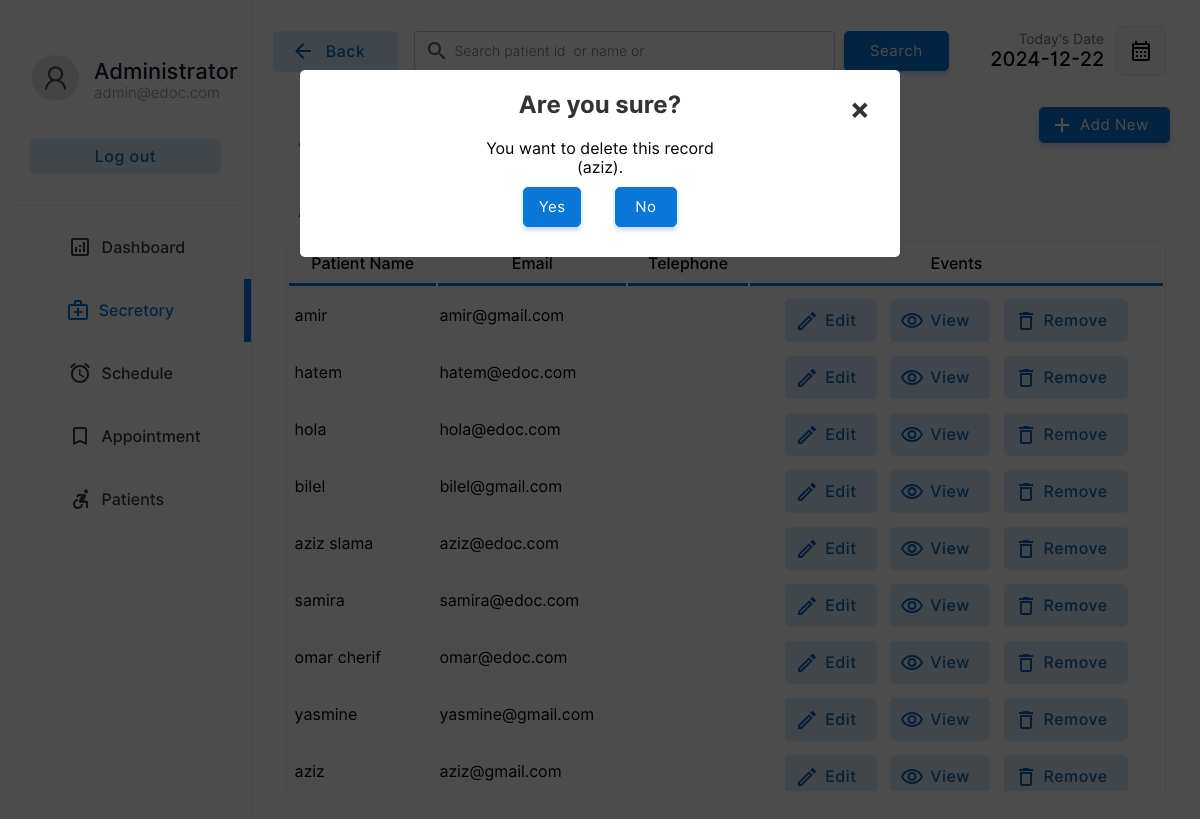
Screenshot of /secretary/secretary.php?action=drop&id=3&name=aziz (signed in) with the database file from the repository.
### tables this page shows
CREATE TABLE `patient` (
  `pid` int(11) NOT NULL,
  `pemail` varchar(255) DEFAULT NULL,
  `pname` varchar(255) DEFAULT NULL,
  `ppassword` varchar(255) DEFAULT NULL,
  `paddress` varchar(255) DEFAULT NULL,
  `pnic` varchar(15) DEFAULT NULL,
  `pdob` date DEFAULT NULL,
  `ptel` varchar(15) DEFAULT NULL,
  `region` varchar(255) NOT NULL,
  `cnss` varchar(255) NOT NULL
);

### secretary/secretary.php (the view, shortened to what the rows shown need)
<!DOCTYPE html>
<html lang="en">
<head>
    <link rel="stylesheet" href="../css/animations.css">
    <link rel="stylesheet" href="../css/main.css">
    <link rel="stylesheet" href="../css/admin.css">
</head>
<body>
    <?php
    include("../connection.php");
    ?>
        <div class="dash-body">
            <table border="0" width="100%" style=" border-spacing: 0;margin:0;padding:0;margin-top:25px; ">
                <?php
                    if($_POST){
                        $keyword=$_POST["search"];
                        $sqlmain= "select * from patient where pname='$keyword' or pname='$keyword' or pname like '$keyword%' or pname like '%$keyword' or pname like '%$keyword%'";
                    }else{
                        $sqlmain= "select * from patient order by pid desc";
                    }
                ?>
                <tr>
                   <td colspan="4">
                       <center>
                        <div class="abc scroll">
                        <table width="93%" class="sub-table scrolldown" border="0">
                        <thead>
                        <tr>
                                <th class="table-headin">
                                Patient Name
                                </th>
                                <th class="table-headin">
                                    Email
                                </th>
                                <th class="table-headin">
                                    Telephone
                                </th>
                                <th class="table-headin">
                                    Events
                                </tr>
                        </thead>
                        <tbody>
                            <?php
                                $result= $database->query($sqlmain);
                                if($result->num_rows==0){
                                    echo '<tr>
                                    <td colspan="4">
                                    <br><br><br><br>
                                    <center>
                                    <img src="../img/notfound.svg" width="25%">
                                    <br>
                                    <p class="heading-main12" style="margin-left: 45px;font-size:20px;color:rgb(49, 49, 49)">We  couldnt find anything related to your keywords !</p>
                                    <a class="non-style-link" href="patient.php"><button  class="login-btn btn-primary-soft btn"  style="display: flex;justify-content: center;align-items: center;margin-left:20px;">&nbsp; Show all Patients &nbsp;</font></button>
                                    </a>
                                    </center>
                                    <br><br><br><br>
                                    </td>
                                    </tr>';
                                }
                                else{
                                for ( $x=0; $x<$result->num_rows;$x++){
                                    $row=$result->fetch_assoc();
                                    $pid=$row["pid"];
                                    $pname=$row["pname"];
                                    $pemail=$row["pemail"];
                                    echo '<tr>
                                        <td> &nbsp;'.
                                        substr($pname,0,30)
                                        .'</td>
                                        <td>
                                        '.substr($pemail,0,20).'
                                        </td>
                                        <td>
                                            '.substr($ptel_pname,0,20).'
                                        </td>
                                        <td>
                                        <div style="display:flex;justify-content: center;">
                                        <a href="?action=edit&id='.$pid.'&error=0" class="non-style-link"><button  class="btn-primary-soft btn button-icon btn-edit"  style="padding-left: 40px;padding-top: 12px;padding-bottom: 12px;margin-top: 10px;"><font class="tn-in-text">Edit</font></button></a>
                                        &nbsp;&nbsp;&nbsp;
                                        <a href="?action=view&id='.$pid.'" class="non-style-link"><button  class="btn-primary-soft btn button-icon btn-view"  style="padding-left: 40px;padding-top: 12px;padding-bottom: 12px;margin-top: 10px;"><font class="tn-in-text">View</font></button></a>
                                       &nbsp;&nbsp;&nbsp;
                                       <a href="?action=drop&id='.$pid.'&name='.$pname.'" class="non-style-link"><button  class="btn-primary-soft btn button-icon btn-delete"  style="padding-left: 40px;padding-top: 12px;padding-bottom: 12px;margin-top: 10px;"><font class="tn-in-text">Remove</font></button></a>
                                        </div>
                                        </td>
                                    </tr>';
                                }
                            }
                            ?>
                            </tbody>
                        </table>
                        </div>
                        </center>
                   </td>
                </tr>
            </table>
        </div>
    <?php
    if($_GET){
        $id=$_GET["id"];
        $action=$_GET["action"];
        if($action=='drop'){
            $nameget=$_GET["name"];
            echo '
            <div id="popup1" class="overlay">
                    <div class="popup">
                    <center>
                        <h2>Are you sure?</h2>
                        <a class="close" href="secretory.php">&times;</a>
                        <div class="content">
                            You want to delete this record<br>('.substr($nameget,0,40).').
                        </div>
                        <div style="display: flex;justify-content: center;">
                        <a href="delete-secretory.php?id='.$id.'" class="non-style-link"><button  class="btn-primary btn"  style="display: flex;justify-content: center;align-items: center;margin:10px;padding:10px;"<font class="tn-in-text">&nbsp;Yes&nbsp;</font></button></a>&nbsp;&nbsp;&nbsp;
                        <a href="secretory.php" class="non-style-link"><button  class="btn-primary btn"  style="display: flex;justify-content: center;align-items: center;margin:10px;padding:10px;"><font class="tn-in-text">&nbsp;&nbsp;No&nbsp;&nbsp;</font></button></a>
                        </div>
                    </center>
            </div>
            </div>
            ';
        }elseif($action=='edit'){
            $sqlmain= "select * from patient where pid='$id'";
            $result= $database->query($sqlmain);
            $row=$result->fetch_assoc();
            $name=$row["pname"];
            $email=$row["pemail"];
            $nic=$row['pnic'];
            $error_1=$_GET["error"];
                $errorlist= array(
                    '1'=>'<label for="promter" class="form-label" style="color:rgb(255, 62, 62);text-align:center;">Already have an account for this Email address.</label>',
                    '2'=>'<label for="promter" class="form-label" style="color:rgb(255, 62, 62);text-align:center;">Password Conformation Error! Reconform Password</label>',
                    '3'=>'<label for="promter" class="form-label" style="color:rgb(255, 62, 62);text-align:center;"></label>',
                    '4'=>"",
                    '0'=>'',
                );
            if($error_1!='4'){
                    echo '
                    <div id="popup1" class="overlay">
                            <div class="popup">
                            <center>
                                <a class="close" href="patient.php">&times;</a>
                                <div style="display: flex;justify-content: center;">
                                <div class="abc">
                                <table width="80%" class="sub-table scrolldown add-doc-form-container" border="0">
                                <tr>
                                        <td class="label-td" colspan="2">'.
                                            $errorlist[$error_1]
                                        .'</td>
                                    </tr>
                                    <tr>
                                        <td>
                                            <p style="padding: 0;margin: 0;text-align: left;font-size: 25px;font-weight: 500;">Edit Patient Details.</p>
                                        Doctor ID : '.$id.' (Auto Generated)<br><br>
                                        </td>
                                    </tr>
                                    <tr>
                                        <td class="label-td" colspan="2">
                                            <form action="edit-doc.php" method="POST" class="add-new-form">
                                            <label for="Email" class="form-label">Email: </label>
                                            <input type="hidden" value="'.$id.'" name="id00">
                                        </td>
                                    </tr>
                                    <tr>
                                        <td class="label-td" colspan="2">
                                        <input type="email" name="email" class="input-text" placeholder="Email Address" value="'.$email.'" required><br>
                                        </td>
                                    </tr>
                                    <tr>
                                        <td class="label-td" colspan="2">
                                            <label for="name" class="form-label">Name: </label>
                                        </td>
                                    </tr>
                                    <tr>
                                        <td class="label-td" colspan="2">
                                            <input type="text" name="name" class="input-text" placeholder="Patient Name" value="'.$name.'" required><br>
                                        </td>
                                    </tr>
                                    <tr>
                                        <td class="label-td" colspan="2">
                                            <label for="nic" class="form-label">NIC: </label>
                                        </td>
                                    </tr>
                                    <tr>
                                        <td class="label-td" colspan="2">
                                            <input type="text" name="nic" class="input-text" placeholder="NIC Number" value="'.$nic.'" required><br>
                                        </td>
                                    </tr>
                                    <tr>
                                        <td class="label-td" colspan="2">
                                            <label for="Tele" class="form-label">Telephone: </label>
                                        </td>
                                    </tr>
                                    <tr>
                                        <td class="label-td" colspan="2">
                                            <input type="tel" name="Tele" class="input-text" placeholder="Telephone Number" value="'.$tele.'" required><br>
                                        </td>
                                    </tr>
                                    <tr>
                                        <td class="label-td" colspan="2">
                                            <label for="spec" class="form-label">Choose specialties: (Current'.$spcil_name.')</label>
                                        </td>
                                    </tr>
                                    <tr>
                                        <td class="label-td" colspan="2">
                                            <select name="spec" id="" class="box">';
                                                $list11 = $database->query("select  * from  specialties;");
                                                for ($y=0;$y<$list11->num_rows;$y++){
                                                    $row00=$list11->fetch_assoc();
                                                    $sn=$row00["sname"];
                                                    $id00=$row00["id"];
                                                    echo "<option value=".$id00.">$sn</option><br/>";
                                                };
                                echo     '       </select><br><br>
                                        </td>
                                    </tr>
                                    <tr>
                                        <td class="label-td" colspan="2">
                                            <label for="password" class="form-label">Password: </label>
                                        </td>
                                    </tr>
                                    <tr>
                                        <td class="label-td" colspan="2">
                                            <input type="password" name="password" class="input-text" placeholder="Defind a Password" required><br>
                                        </td>
                                    </tr><tr>
                                        <td class="label-td" colspan="2">
                                            <label for="cpassword" class="form-label">Conform Password: </label>
                                        </td>
                                    </tr>
                                    <tr>
                                        <td class="label-td" colspan="2">
                                            <input type="password" name="cpassword" class="input-text" placeholder="Conform Password" required><br>
                                        </td>
                                    </tr>
                                    <tr>
                                        <td colspan="2">
                                            <input type="reset" value="Reset" class="login-btn btn-primary-soft btn" >&nbsp;&nbsp;&nbsp;&nbsp;&nbsp;
                                            <input type="submit" value="Save" class="login-btn btn-primary btn">
                                        </td>
                                    </tr>
                                    </form>
                                    </tr>
                                </table>
                                </div>
                                </div>
                            </center>
                            <br><br>
                    </div>
                    </div>
                    ';
        }; };
    };
?>
</body>
</html>

### rows the page displays
patient: pname "amir", pemail "amir@gmail.com"
patient: pname "hatem", pemail "hatem@edoc.com"
patient: pname "hola", pemail "hola@edoc.com"
patient: pname "bilel", pemail "bilel@gmail.com"
patient: pname "aziz slama", pemail "aziz@edoc.com"
patient: pname "samira", pemail "samira@edoc.com"
patient: pname "omar cherif", pemail "omar@edoc.com"
patient: pname "yasmine", pemail "yasmine@gmail.com"
patient: pname "aziz", pemail "aziz@gmail.com"

### other values shown
substr($nameget,0,40) "aziz"
